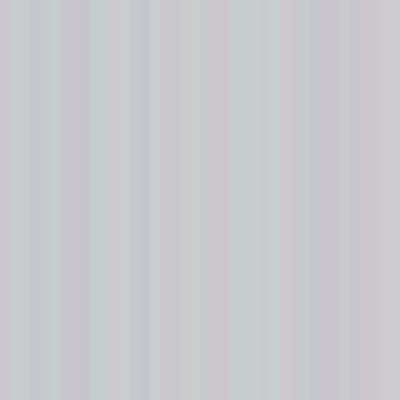
Frame 1 (no input)
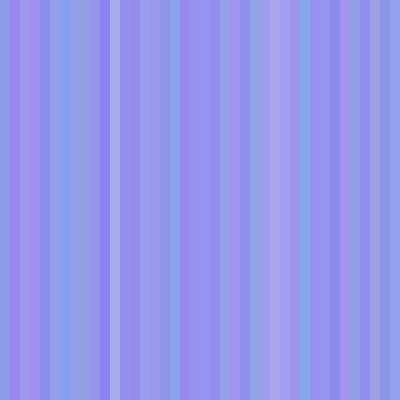
Frame 60 (the mouse pressed at the canvas centre just before this capture)
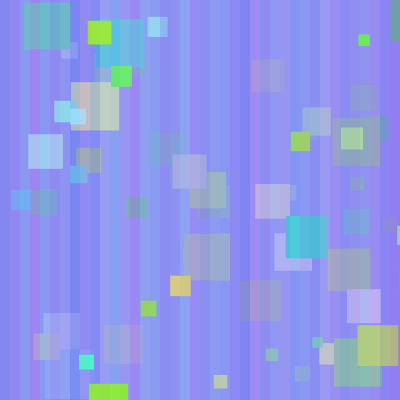
Frame 120 (the mouse held since frame 60 and released just before this capture)

The Processing sketch that drew these frames (run headless with seeded random() and noise(); from frame 60 on, the mouse is pressed at the canvas centre):

// Processing sketch: processing_53380
// ── processing_53380.pde

// Homework #8 48-257
// Humaira Tasnim htasnim Copyright 2012

void setup()
{
  size (400, 400);
  noStroke();
  smooth();
}

void draw()
{
  float i = 0;
  
  while (i < width)
  {
    fill (random(30,256), random(30,256), random(220,256), 10);
    rect (i, 0, 10, height);
    i = i + 10;
  }
  
  if (keyPressed == true)
  {
    float dia = random(10, 50);
    fill (random(220,256), random(30,256), random(30,256));
    ellipse (random(width), random(height), dia, dia);
  }
  
  if (mousePressed == true)
  {
    float dia = random(10, 50);
    fill (random(30,256), random(220,256), random(30,256));
    rect (random(width), random(height), dia, dia);
  }
}
